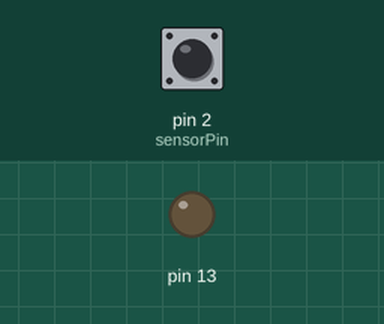
A sketch run on a simulated Arduino Uno, built with avr-gcc and run on an emulated ATmega328P. On the bench: output pins drawn as LEDs (lit = HIGH). Inputs (shaded band) come from the test bench; at power-on: pin 2 (sensorPin) LOW.

Above: at 1.2 s.
1.3 s: pin 2 (sensorPin) driven HIGH
At 2.5 s:
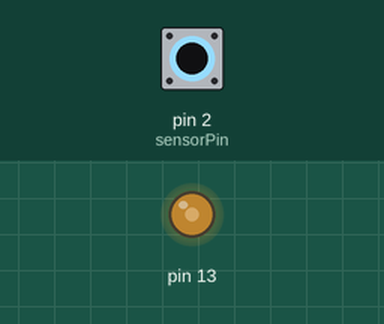
2.8 s: pin 2 (sensorPin) driven LOW
At 3.6 s:
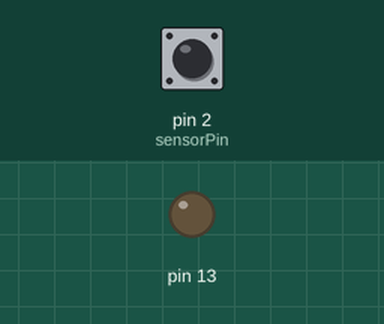
4.3 s: pin 2 (sensorPin) pulsed HIGH 2 times (0.12 s each, 0.3 s apart)
At 4.55 s:
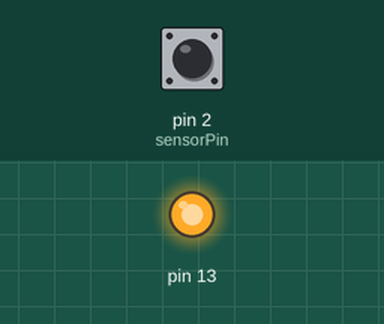
Timing chart, 0 to 7.3 s (numbered marks = the images above; inputs shaded):
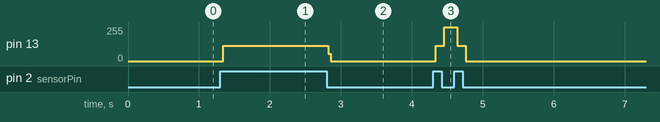

The sketch:

chiusang.ino
```cpp
int sensorPin = 2;  // ket noi cam bien vs Pin2
int sensor_value;
void setup() {
  // put your setup code here, to run once:
  pinMode(13, OUTPUT);
  pinMode(sensorPin, INPUT);  // set input
  digitalWrite(sensorPin, LOW);
}

void loop() {
  sensor_value = digitalRead(sensorPin);
  if (sensor_value == HIGH) {
    digitalWrite(13, HIGH);  // bat den
    //delay(1000);
  }
  sensor_value = digitalRead(sensorPin);
  if (sensor_value == HIGH) {
    digitalWrite(13, LOW);  // bat den
    //delay(1000);
  }
}
```

Measured:
- after the input at 1.3 s, pin 13: 0/255 → 113/255 at once
- after the input at 2.8 s, pin 13: 113/255 → 0/255 at once
- after the input at 4.3 s, pin 13: 0/255 → 113/255 at once, → 255/255 0.12 s later, → 113/255 0.18 s later, → 0/255 0.12 s later
